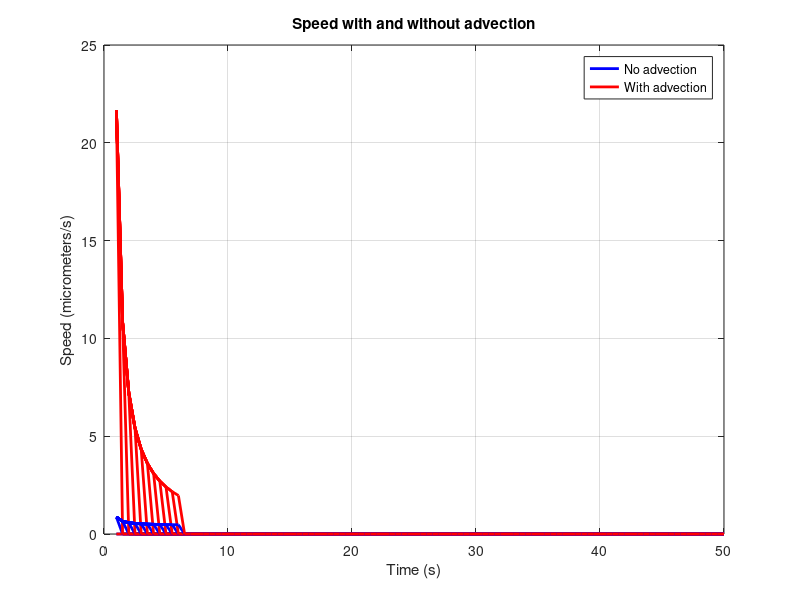

MATLAB code for this plot: (Note: this script raises an error after producing the figure.)
% Define parameters
D = 200e-12;  % Diffusion coefficient of E. coli (in m^2/s)
v_e = 20e-6;  % Velocity of E. coli (in m/s)
L = 1e-3;  % Length of the channel (in meters)
r = 30e-6;  % Diameter of the channel (in meters)
num_points = 100;  % Number of points in the channel

% Define velocity of water in mm/s
v = 0.54/60;

% Set up grid
dx = L / (num_points - 1);
dy = 2 * r / (num_points - 1);
[x, y] = meshgrid(-L/2:dx:L/2, -r:dy:r);

% Set initial conditions
c = ones(size(x));
c(x < 0) = 0;

% Define the number of iterations and time step
num_iterations = 100; % Number of time steps
dt = 0.5; % Time step in seconds

% Initialize area covered with and without advection
area_no_advection = zeros(num_iterations, 1);
area_with_advection = zeros(num_iterations, 1);

% Initialize speed with and without advection
speed_no_advection = zeros(num_iterations, 1);
speed_with_advection = zeros(num_iterations, 1);

% Create Figure 1 for concentration plot
figure(1)

% Solve advection-diffusion equation
for i = 1:num_iterations
    scaling_factor = (i - 1) / (num_iterations - 1); % Linear scaling factor from 0 to 1
    current_time = (i - 1) * dt; % Calculate current time in seconds
    
    v_term = v * (x / (L/2));
    dc = diff(c, 1, 2);
    dc = [dc, zeros(size(dc, 1), 1)]; % Pad the output of the diff function with zeros
    c = c + (D * (dx^-2) * (dy^-2) * (circshift(c, [0, 1]) + circshift(c, [0, -1]) + circshift(c, [1, 0]) + circshift(c, [-1, 0]) - 4 * c) - (v / v_e) * dc - v_term .* (circshift(c, [0, 1]) - circshift(c, [0, -1])));
    
    % Set boundary conditions
    c(:, 1) = c(:, 2);
    c(:, end) = c(:, end-1);
    
    % Calculate area covered with and without advection
    area_no_advection(i) = sum(sum(c >= 0.5)) * dx * dy;
    area_with_advection(i) = sum(sum((c .* scaling_factor) >= 0.5)) * dx * dy;
    
    % Calculate speed with and without advection
    speed_with_advection(i) = area_no_advection(i) / (pi * r^2 * current_time);
    speed_no_advection(i) = area_with_advection(i) / (pi * r^2 * current_time);
    
    % Plot concentration at current time with scaling factor
    figure(1)
    surf(x, y, c * scaling_factor)
    shading interp
    colormap(jet)
    axis([-L/2 L/2 -r r 0 1])
    xlabel('Distance (meters)')
    ylabel('Radius (meters)')
    zlabel('Concentration')
    title(['Time = ' num2str(current_time) ' s'])
    
    % Plot speed with and without advection as a line graph
    figure(2)
    plot((1:num_iterations) * dt, speed_no_advection, 'b-', 'LineWidth', 2)
    hold on
    plot((1:num_iterations) * dt, speed_with_advection, 'r-', 'LineWidth', 2)
    xlabel('Time (s)')
    ylabel('Speed (micrometers/s)')
    title('Speed with and without advection')
    legend('No advection', 'With advection')
    grid on
    
    drawnow
end
